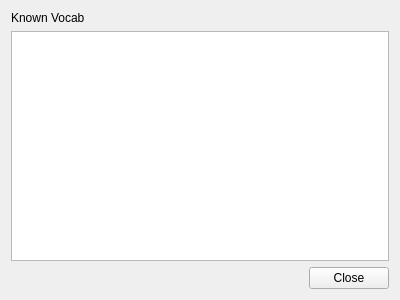
<?xml version="1.0" encoding="UTF-8"?>
<ui version="4.0">
 <class>w_Vocab_List</class>
 <widget class="QWidget" name="w_Vocab_List">
  <property name="geometry">
   <rect>
    <x>0</x>
    <y>0</y>
    <width>400</width>
    <height>300</height>
   </rect>
  </property>
  <property name="windowTitle">
   <string>Vocab List</string>
  </property>
  <property name="windowIcon">
   <iconset resource="../Icons/Resources.qrc">
    <normaloff>:/Vocab Window/anki.png</normaloff>:/Vocab Window/anki.png</iconset>
  </property>
  <layout class="QGridLayout" name="gridLayout">
   <item row="2" column="1">
    <widget class="QPushButton" name="pb_close">
     <property name="text">
      <string>Close</string>
     </property>
    </widget>
   </item>
   <item row="1" column="0" colspan="2">
    <widget class="QListWidget" name="lw_vocab"/>
   </item>
   <item row="2" column="0">
    <spacer name="horizontalSpacer">
     <property name="orientation">
      <enum>Qt::Orientation::Horizontal</enum>
     </property>
     <property name="sizeHint" stdset="0">
      <size>
       <width>40</width>
       <height>20</height>
      </size>
     </property>
    </spacer>
   </item>
   <item row="0" column="0">
    <widget class="QLabel" name="l_known_vocab">
     <property name="text">
      <string>Known Vocab</string>
     </property>
    </widget>
   </item>
  </layout>
 </widget>
 <resources>
  <include location="../Icons/Resources.qrc"/>
 </resources>
 <connections/>
</ui>
